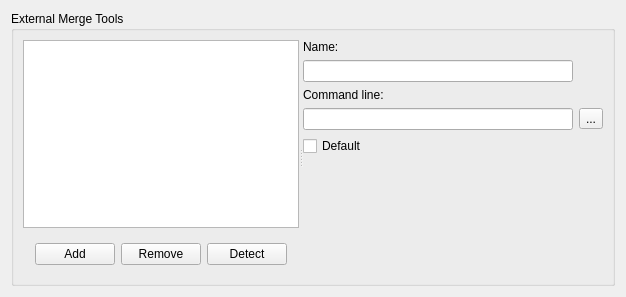
<?xml version="1.0" encoding="UTF-8"?>
<ui version="4.0">
 <class>MergeConfig</class>
 <widget class="QWidget" name="MergeConfig">
  <property name="geometry">
   <rect>
    <x>0</x>
    <y>0</y>
    <width>626</width>
    <height>297</height>
   </rect>
  </property>
  <property name="windowTitle">
   <string>External Merge Tools</string>
  </property>
  <layout class="QVBoxLayout" name="verticalLayout_2">
   <item>
    <widget class="QGroupBox" name="groupBox">
     <property name="title">
      <string>External Merge Tools</string>
     </property>
     <layout class="QVBoxLayout" name="verticalLayout_3">
      <item>
       <widget class="QSplitter" name="splitter">
        <property name="orientation">
         <enum>Qt::Horizontal</enum>
        </property>
        <property name="childrenCollapsible">
         <bool>false</bool>
        </property>
        <widget class="QWidget" name="layoutWidget">
         <layout class="QVBoxLayout" name="verticalLayout">
          <item>
           <widget class="QListView" name="merge_tools_list"/>
          </item>
          <item>
           <widget class="QWidget" name="merge_tools_buttons" native="true">
            <layout class="QHBoxLayout" name="horizontalLayout">
             <item>
              <spacer name="spacer">
               <property name="orientation">
                <enum>Qt::Horizontal</enum>
               </property>
               <property name="sizeHint" stdset="0">
                <size>
                 <width>40</width>
                 <height>20</height>
                </size>
               </property>
              </spacer>
             </item>
             <item>
              <widget class="QPushButton" name="merge_tools_add">
               <property name="text">
                <string>Add</string>
               </property>
              </widget>
             </item>
             <item>
              <widget class="QPushButton" name="merge_tools_remove">
               <property name="text">
                <string>Remove</string>
               </property>
              </widget>
             </item>
             <item>
              <widget class="QPushButton" name="merge_tools_detect">
               <property name="text">
                <string>Detect</string>
               </property>
              </widget>
             </item>
             <item>
              <spacer name="spacer_2">
               <property name="orientation">
                <enum>Qt::Horizontal</enum>
               </property>
               <property name="sizeHint" stdset="0">
                <size>
                 <width>40</width>
                 <height>20</height>
                </size>
               </property>
              </spacer>
             </item>
            </layout>
           </widget>
          </item>
         </layout>
        </widget>
        <widget class="QWidget" name="merge_tool_details" native="true">
         <property name="minimumSize">
          <size>
           <width>300</width>
           <height>0</height>
          </size>
         </property>
         <layout class="QGridLayout" name="gridLayout">
          <property name="topMargin">
           <number>0</number>
          </property>
          <property name="bottomMargin">
           <number>0</number>
          </property>
          <item row="0" column="0">
           <widget class="QLabel" name="label">
            <property name="text">
             <string>Name:</string>
            </property>
            <property name="buddy">
             <cstring>merge_tool_name</cstring>
            </property>
           </widget>
          </item>
          <item row="1" column="0">
           <widget class="QLineEdit" name="merge_tool_name"/>
          </item>
          <item row="2" column="0">
           <widget class="QLabel" name="label_2">
            <property name="text">
             <string>Command line:</string>
            </property>
            <property name="buddy">
             <cstring>merge_tool_commandline</cstring>
            </property>
           </widget>
          </item>
          <item row="3" column="0">
           <widget class="QLineEdit" name="merge_tool_commandline"/>
          </item>
          <item row="3" column="1">
           <widget class="QToolButton" name="merge_tool_browse">
            <property name="text">
             <string>...</string>
            </property>
           </widget>
          </item>
          <item row="6" column="0">
           <spacer name="spacer_3">
            <property name="orientation">
             <enum>Qt::Vertical</enum>
            </property>
            <property name="sizeHint" stdset="0">
             <size>
              <width>248</width>
              <height>130</height>
             </size>
            </property>
           </spacer>
          </item>
          <item row="4" column="0">
           <widget class="QCheckBox" name="merge_tool_default">
            <property name="text">
             <string>Default</string>
            </property>
           </widget>
          </item>
         </layout>
        </widget>
       </widget>
      </item>
     </layout>
    </widget>
   </item>
  </layout>
 </widget>
 <resources/>
 <connections/>
</ui>
